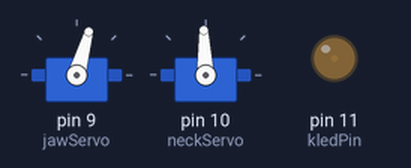
This sketch was run on a simulated Arduino Uno, built with avr-gcc and run on an emulated ATmega328P. Shown: 2 × servo, output pins drawn as LEDs (lit = HIGH). Random numbers use the default seed unless the sketch sets one.

Above: at 0.15 s.
At 1.65 s:
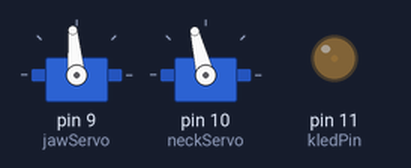
At 3.45 s:
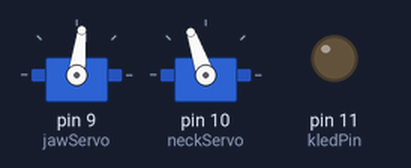
At 6.75 s:
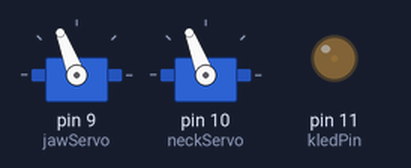
At 10.05 s:
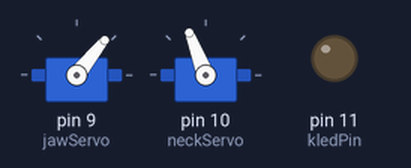
At 13.36 s:
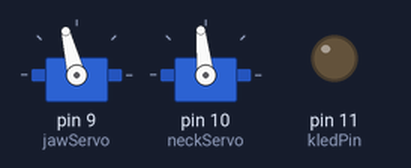
Timing chart, 0 to 13.4 s (numbered marks = the images above):
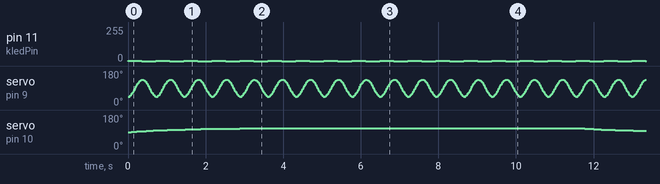

The sketch:

SimonScreams.ino
```cpp
#include <Servo.h>

Servo jawServo;
Servo neckServo;

const int kledPin = 11;

float lastNeckPos = 90;

const int kMaxNeckPos = 135;
const int kMinNeckPos = 45;
const int kMaxJawPos = 135;
const int kMinJawPos = 45;

const int kcycles = 5;

//const int kmicPin = A0;

//float filtMicValue;
//float avgMicValue;
//int samples;

void setup(){

  jawServo.attach(9);
  neckServo.attach(10);

  pinMode(kledPin, OUTPUT);


  Serial.begin(9600);
}

void loop() {

//  avgMicValue = 0.0;
//  filtMicValue = 0.0;
//  samples = 0;

//  while(1)
//  {
//    float micValue = analogRead(kmicPin);
//    if(micValue > 1 && micValue < 1024)
//    {
//
//      avgMicValue = ( (9.9*avgMicValue) + (0.1*micValue) )/10.0;
//
//      Serial.print(micValue);
//      Serial.print("\t");
//
//      Serial.print(avgMicValue);
//      Serial.print("\t");
//
//      micValue -= avgMicValue;
//
//      Serial.print(micValue);
//      Serial.print("\t");
//
//      micValue = sq(micValue);
//
//      Serial.print(micValue);
//      Serial.print("\t");
//
//      filtMicValue = ((9.5*filtMicValue) + (0.5*micValue))/10.0;
//
//      Serial.print(samples);
//      Serial.print("\t");
//
//      Serial.println(filtMicValue);
//
//      if(samples > 200 && filtMicValue > 5000.0)
//        break;
//
//      samples++;
//    }
//
//    delay(10);
//  }

  float neckTargetPos = random(kMinNeckPos, kMaxNeckPos);

  for(int i = 0; i < kcycles; i++)
  {
    if(i == kcycles - 1)
      neckTargetPos  = 90;

    for(int j = 0; j < 2000; j++)
    {
      jawServo.write(map(180.0 * ((1 - cos(6.28 * j/500.0))/2.0), 0, 180, kMinJawPos, kMaxJawPos));

      lastNeckPos = (0.999 * lastNeckPos) + (0.001 * neckTargetPos);
      neckServo.write((int)lastNeckPos);

      analogWrite(kledPin, 255.0 * ((1 + cos(6.28 * j/500.0))/-2.0));

      delay(1);
    }
  }

  //dim leds fully
  analogWrite(kledPin, 0);

  //delay(1000);
  //delay for 30s
  delay(30000);
  //delay for 10s-30s
  delay(random(10000,30000));
}
```

Measured:
- by itself, pin 11 (kledPin): alternates 2/255 for 0.36 s and 0/255 for 0.36 s
- by itself, servo on pin 10 (neckServo): rises from 90° to 111° in 4.4 s, then falls to 96° in 8.7 s
